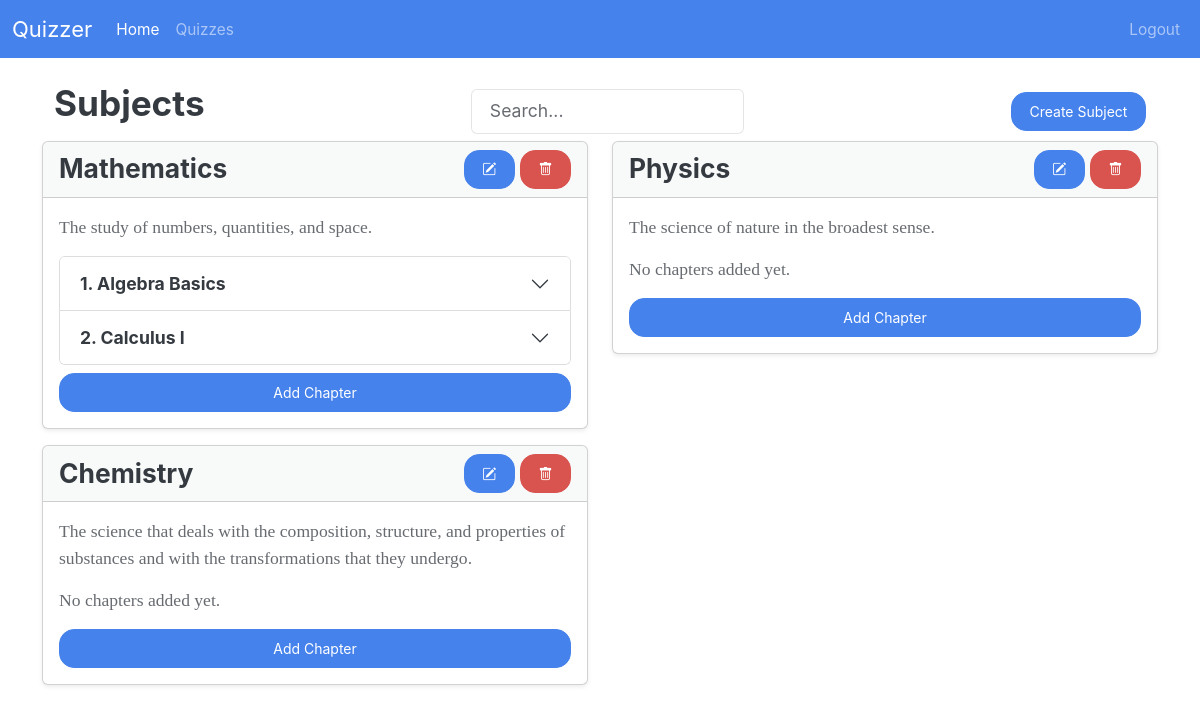
Page /admin/ (signed in) on the earlier database version.
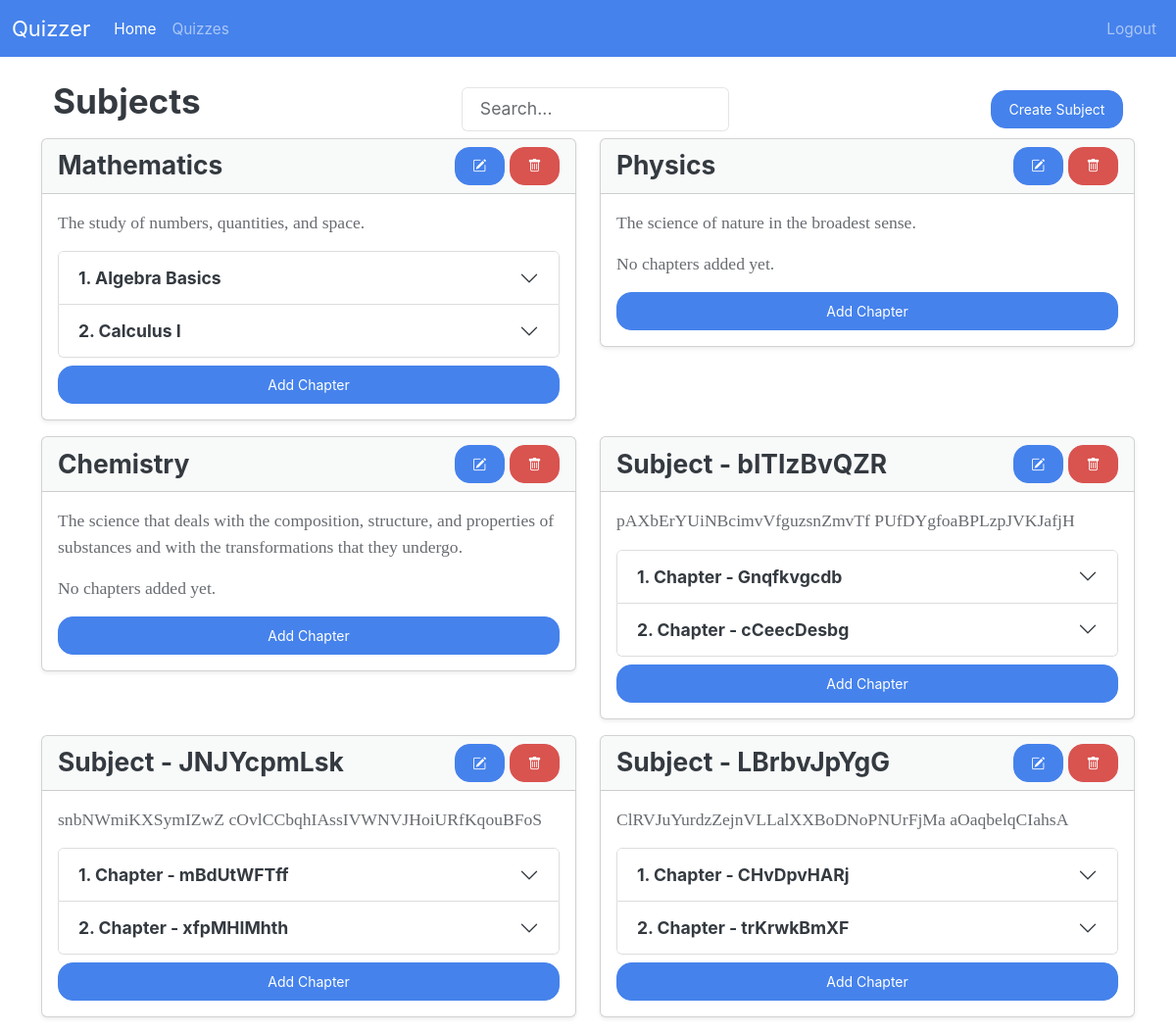
Same page on the later database version.
### models/models.py (models this page shows)
class Subject(db.Model):
    __tablename__ = "subject"
    subject_id: Mapped[id_pk]
    subject_name: Mapped[str]
    description: Mapped[str]
    chapters: Mapped[List["Chapter"]] = relationship(
        back_populates="subject", cascade="all,delete-orphan"
    )

class Chapter(db.Model):
    __tablename__ = "chapter"
    subject_id: Mapped[int] = mapped_column(
        ForeignKey("subject.subject_id"), primary_key=True
    )
    chapter_id: Mapped[int] = mapped_column(primary_key=True)
    chapter_name: Mapped[str]
    description: Mapped[str]
    subject: Mapped["Subject"] = relationship(back_populates="chapters")
    quizzes: Mapped[List["Quiz"]] = relationship(
        back_populates="chapter",
    )

### routes/admin_routes.py (the view)
@admin_bp.route("/", methods=["GET"])
def admin_home():
    subject_form = SubjectForm()
    chapter_form = ChapterForm()
    quiz_form = QuizForm()
    subjects = db.session.scalars(select(Subject)).all()
    return render_template(
        "admin/home.html",
        subjects=subjects,
        subject_form=subject_form,
        chapter_form=chapter_form,
        quiz_form=quiz_form,
    )

### forms.py
class SubjectForm(FlaskForm):
    subject_name = StringField("Subject Name", validators=[DataRequired()])
    description = TextAreaField("Description")

class ChapterForm(FlaskForm):
    chapter_name = StringField("Chapter Name", validators=[DataRequired()])
    description = TextAreaField("Description")

### app.py (called while the page is built)
@app.template_global()
def is_active(page_name):
    return "active" if request.endpoint == page_name else ""

### routes/__init__.py (called while the page is built)
def init_login_manager(app):
    login_manager = LoginManager()
    login_manager.init_app(app)
    login_manager.login_view = "auth.login"  # goes to the login() function in auth_bp
    @login_manager.user_loader
    def load_user(user_id):
        return db.session.scalar(select(User).where(User.user_id == user_id))

### routes/admin_routes.py (called while the page is built)
@admin_bp.before_request
def require_admin():
    if not current_user.is_authenticated or current_user.username != "admin":
        return current_app.login_manager.unauthorized()

### templates/admin/home.html (shortened to what this page needs)
{% extends "base.html" %} {% block title %} Admin Dashboard {% endblock %} {%
block body %} {% include "admin/nav.html" %}
<div class="container mt-4">
  <div class="container mt-4">
    <div class="d-flex justify-content-between align-items-center">
      <h2 class="mb-3">Subjects</h2>
      <input
        type="text"
        id="searchInput"
        class="form-control w-25"
        placeholder="Search..."
        onkeyup="searchContent()"
      />
      <button
        type="button"
        class="btn btn-primary"
        data-bs-toggle="modal"
        data-bs-target="#createSubjectModal"
      >
        Create Subject
      </button>
    </div>
  </div>
  <div class="row row-cols-1 row-cols-md-2">
    {% for subject in subjects %}
    <div class="col">
      <div class="card mb-3 shadow-sm">
        <div
          class="card-header d-flex justify-content-between align-items-center"
        >
          <h4 class="mb-0">{{ subject.subject_name }}</h4>
          <div>
            <button
              type="button"
              class="btn btn-primary"
              data-bs-toggle="modal"
              data-bs-target="#editSubjectModal"
              onclick='updateModalFormAction(
                      "{{ url_for("admin.edit_subject", subject_id=subject.subject_id) }}",
                      "editSubjectModal",
                      {{
                        {
                        "subject_name": subject.subject_name,
                        "description": subject.description
                        }
                      }}
                    )'
            >
              <i class="bi bi-pencil-square"></i>
            </button>
            <button
              class="btn btn-danger btn"
              onclick="handleDelete('{{ url_for('admin.delete_subject', subject_id=subject.subject_id) }}')"
            >
              <i class="bi bi-trash"></i>
            </button>
          </div>
        </div>
        <div class="card-body">
          <p class="text-muted">{{subject.description}}</p>
          {% if subject.chapters %}
          <div class="accordion" id="chaptersAccordion">
            {% for chapter in subject.chapters %}
            <div class="accordion-item">
              <h2
                class="accordion-header"
                id="heading{{subject.subject_id}}/{{ chapter.chapter_id }}"
              >
                <button
                  class="accordion-button collapsed"
                  type="button"
                  data-bs-toggle="collapse"
                  data-bs-target="#collapse{{subject.subject_id}}/{{ chapter.chapter_id }}"
                  aria-expanded="false"
                  aria-controls="collapse{{subject.subject_id}}/{{ chapter.chapter_id }}"
                >
                  <strong
                    >{{ chapter.chapter_id }}. {{ chapter.chapter_name
                    }}</strong
                  >
                </button>
              </h2>
            </div>
            {% endfor %}
          </div>
          {% else %}
          <p class="text-muted">No chapters added yet.</p>
          {% endif %}
          <div class="mt-2 d-grid gap-1">
            <button
              type="button"
              class="btn btn-primary"
              data-bs-toggle="modal"
              data-bs-target="#createChapterModal"
              onclick="updateModalFormAction(
            '{{url_for('admin.create_chapter', subject_id=subject.subject_id)}}',
            'createChapterModal')"
            >
              Add Chapter
            </button>
          </div>
        </div>
      </div>
    </div>
    {% endfor %}
  </div>
  {% import "macros.html" as macros %} {{
  url_for('admin.create_quiz', subject_id=0,chapter_id=0), quiz_form)}} {%
  endblock %}

Differences in the rows shown:
added Subject: subject_name "Subject - bITIzBvQZR", description "pAXbErYUiNBcimvVfguzsnZmvTf PUfDYgfoaBPLzpJVKJafjH"
added Chapter: chapter_id "1", chapter_name "Chapter - Gnqfkvgcdb", shown under "Subject - bITIzBvQZR"
added Chapter: chapter_id "2", chapter_name "Chapter - cCeecDesbg", shown under "Subject - bITIzBvQZR"
added Subject: subject_name "Subject - JNJYcpmLsk", description "snbNWmiKXSymIZwZ cOvlCCbqhIAssIVWNVJHoiURfKqouBFoS"
added Chapter: chapter_id "1", chapter_name "Chapter - mBdUtWFTff", shown under "Subject - JNJYcpmLsk"
added Chapter: chapter_id "2", chapter_name "Chapter - xfpMHIMhth", shown under "Subject - JNJYcpmLsk"
added Subject: subject_name "Subject - LBrbvJpYgG", description "ClRVJuYurdzZejnVLLalXXBoDNoPNUrFjMa aOaqbelqCIahsA"
added Chapter: chapter_id "1", chapter_name "Chapter - CHvDpvHARj", shown under "Subject - LBrbvJpYgG"
added Chapter: chapter_id "2", chapter_name "Chapter - trKrwkBmXF", shown under "Subject - LBrbvJpYgG"
